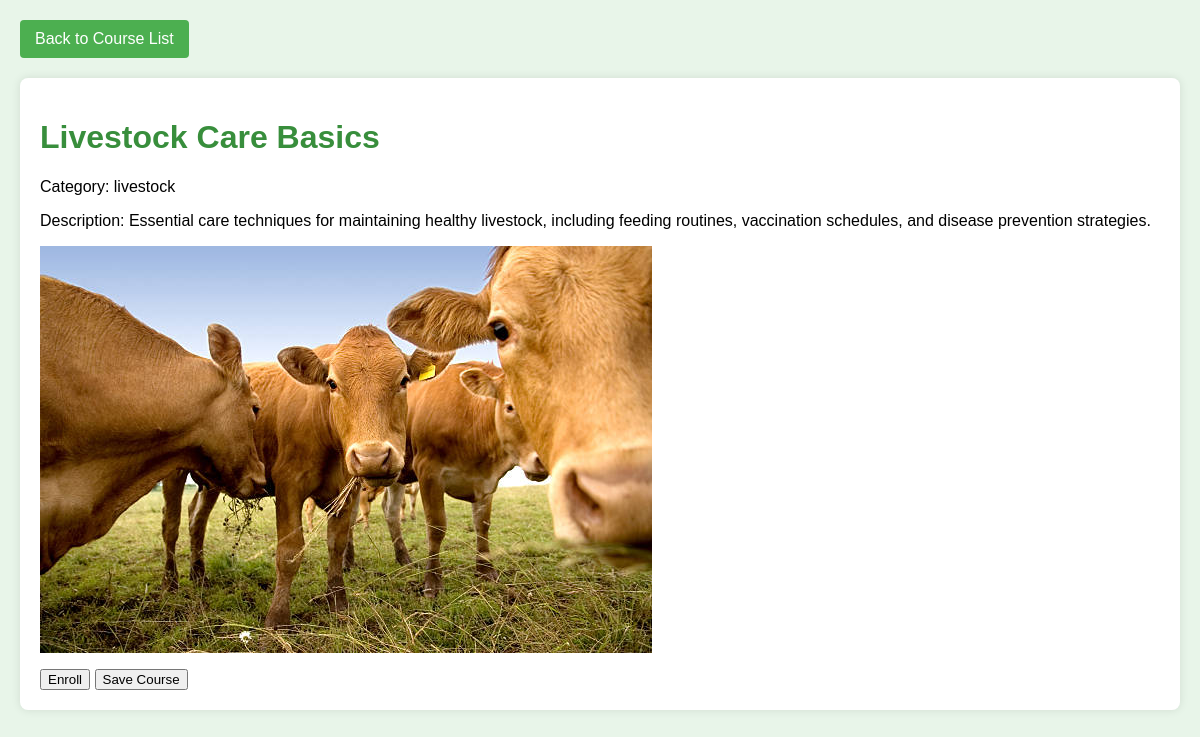
Screenshot of /view/user_coursedetails.php?id=3 (signed in) with the database file from the repository.
### tables this page shows
CREATE TABLE `courses` (
  `id` int(11) NOT NULL,
  `title` varchar(255) NOT NULL,
  `description` text NOT NULL,
  `category` varchar(255) NOT NULL,
  `module` varchar(255) DEFAULT NULL,
  `duration` int(11) DEFAULT NULL,
  `price` decimal(10,2) DEFAULT NULL,
  `image` varchar(255) DEFAULT NULL
);

### view/user_coursedetails.php (the view, shortened to what this page needs)
<?php
require_once '../config/database.php';
$id = $_GET['id'] ?? 0;
$query = "SELECT * FROM courses WHERE id = ?";
$stmt = $conn->prepare($query);
$stmt->bind_param("i", $id);
$stmt->execute();
$result = $stmt->get_result();
$course = $result->fetch_assoc();
?>
<!DOCTYPE html>
<html lang="en">
<head>
</head>
<body>
    <a class="back-button" href="user_courselist.php">Back to Course List</a>
    <div class="course-details">
        <h1><?php echo htmlspecialchars($course['title']); ?></h1>
        <p>Category: <?php echo htmlspecialchars($course['category']); ?></p>
        <p>Description: <?php echo htmlspecialchars($course['description']); ?></p>
        <?php if (!empty($course['image'])) { ?>
            <p><img src="../assets/<?php echo htmlspecialchars($course['image']); ?>" alt="Course Image"></p>
        <?php } ?>
        <form method="POST">
            <button type="submit" name="enroll">Enroll</button>
            <button type="submit" name="save">Save Course</button>
        </form>
    </div>
</body>
</html>

### view/user_coursedetails.php (style rules this page uses)
body { font-family: Arial, sans-serif; margin: 20px; background-color: #e8f5e9; }
h1, h2 { color: #388e3c; }
.course-details { background-color: #fff; padding: 20px; border-radius: 8px; box-shadow: 0 0 10px rgba(0, 0, 0, 0.1); margin-bottom: 20px; }
.course-details img { max-width: 100%; height: auto; display: block; margin-top: 10px; }
.back-button, .save-button { display: inline-block; padding: 10px 15px; background-color: #4caf50; color: white; text-decoration: none; border-radius: 4px; transition: background-color 0.3s ease; margin-bottom: 20px; }

### rows the page displays
courses: title "Livestock Care Basics", category "livestock", description "Essential care techniques for maintaining healthy livestock, including feeding routines, vaccination schedules, and disease prevention strategies.", image (picture)
